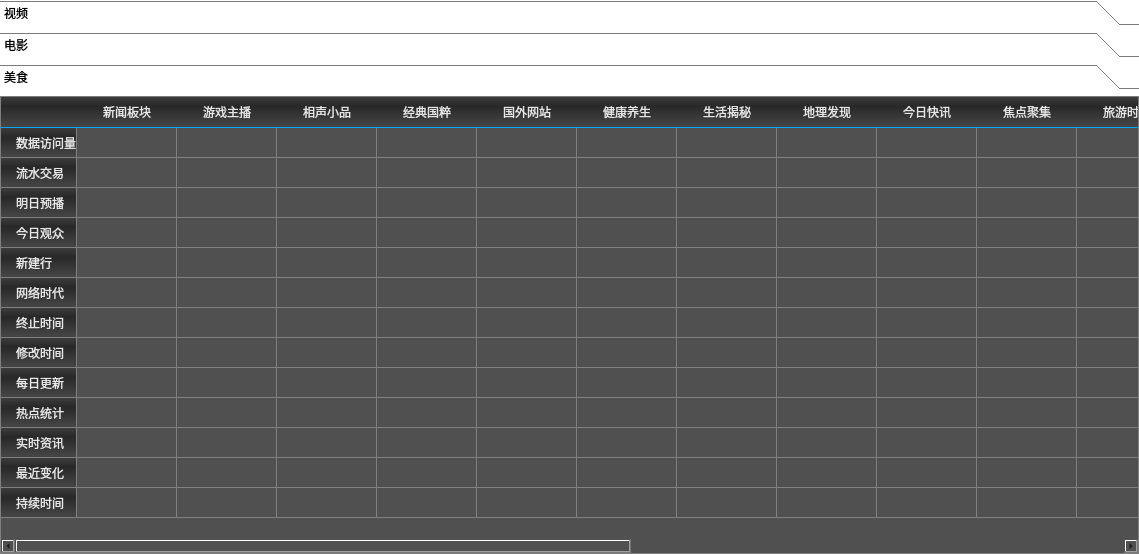
<?xml version="1.0" encoding="UTF-8"?>
<ui version="4.0">
 <class>CusVideoWidget</class>
 <widget class="QWidget" name="CusVideoWidget">
  <property name="geometry">
   <rect>
    <x>0</x>
    <y>0</y>
    <width>1139</width>
    <height>554</height>
   </rect>
  </property>
  <property name="windowTitle">
   <string>Form</string>
  </property>
  <property name="styleSheet">
   <string notr="true">background-color:transparent;</string>
  </property>
  <layout class="QVBoxLayout" name="verticalLayout">
   <property name="spacing">
    <number>0</number>
   </property>
   <property name="leftMargin">
    <number>0</number>
   </property>
   <property name="topMargin">
    <number>0</number>
   </property>
   <property name="rightMargin">
    <number>0</number>
   </property>
   <property name="bottomMargin">
    <number>0</number>
   </property>
   <item>
    <widget class="QToolBox" name="toolBox">
     <property name="styleSheet">
      <string notr="true">/*通过icon-size来撑大item的高度*/
QToolBox{
background-color:rgb(80, 80, 80);/*背景色-空隙颜色*/
border:1px solid rgb(128, 128, 128);
border-top-left-radius:16px 24px;
}
QToolBox&gt;QWidget&gt;QWidget&gt;QWidget{/*tab页*/
background-color: rgb(80, 80, 80);
}
QToolBox&gt;QAbstractButton{/*标题栏*/
min-height:30px;
}
QToolBox::tab{
color: rgb(230, 230, 230);
padding-left:30px;
border-top-left-radius:16px 24px;
border-top:1px solid rgb(128, 128, 128);
border-left:1px solid rgb(128, 128, 128);
background-color: qlineargradient(spread:pad, x1:1, y1:0, x2:1, y2:1, stop:0 rgba(60, 60, 60, 255), stop:0.238636 rgba(40, 40, 40, 255), stop:0.909091 rgba(87, 87, 87, 255));
}
QToolBox::tab:first{
border-top:0;
border-left:0;
}
QToolBox::tab:hover{
color:black;
background-color: qlineargradient(spread:pad, x1:1, y1:0, x2:1, y2:1, stop:0 rgba(255, 177, 21, 255), stop:0.295455 rgba(245, 163, 0, 255), stop:0.909091 rgba(255, 201, 93, 255));
}
QToolBox::tab:selected{
color:rgb(255, 170, 0);
border-bottom:1px solid rgb(0, 170, 255);
}
QToolBox::tab:selected:hover{
color:black;
}
</string>
     </property>
     <property name="currentIndex">
      <number>2</number>
     </property>
     <widget class="QWidget" name="page">
      <property name="geometry">
       <rect>
        <x>0</x>
        <y>0</y>
        <width>1137</width>
        <height>444</height>
       </rect>
      </property>
      <attribute name="label">
       <string>视频</string>
      </attribute>
      <layout class="QGridLayout" name="gridLayout">
       <property name="leftMargin">
        <number>0</number>
       </property>
       <property name="topMargin">
        <number>0</number>
       </property>
       <property name="rightMargin">
        <number>0</number>
       </property>
       <property name="bottomMargin">
        <number>0</number>
       </property>
       <property name="spacing">
        <number>0</number>
       </property>
       <item row="0" column="0">
        <widget class="QTableWidget" name="tableWidget_2">
         <property name="styleSheet">
          <string notr="true">QHeaderView{
font: 15px &quot;宋体&quot;;
color:rgb(230, 230, 230);
background-color: rgb(80, 80, 80);
}
QHeaderView::section:horizontal{/*横表头*/
min-height:30px;
border:0;
border-bottom:1px solid rgb(0, 170, 255);
background-color: qlineargradient(spread:pad, x1:1, y1:0, x2:1, y2:1, stop:0 rgba(60, 60, 60, 255), stop:0.301136 rgba(40, 40, 40, 255), stop:0.909091 rgba(68, 68, 68, 255));
}
QHeaderView::section:vertical{/*竖表头*/
min-width:60px;
padding-left:15px;
border:1px solid rgb(128, 128, 128);
border-top:0;
border-left:0;
background-color: qlineargradient(spread:pad, x1:1, y1:0, x2:1, y2:1, stop:0 rgba(60, 60, 60, 255), stop:0.301136 rgba(40, 40, 40, 255), stop:0.909091 rgba(68, 68, 68, 255));
}
QHeaderView::section{
font: 15px &quot;宋体&quot;;
}
QHeaderView::section:hover{
color:black;
background-color: qlineargradient(spread:pad, x1:1, y1:0, x2:1, y2:1, stop:0 rgba(255, 177, 21, 255), stop:0.335227 rgba(245, 163, 0, 255), stop:0.909091 rgba(255, 192, 66, 255));
}
QHeaderView::section:checked{/*不取消高亮*/
font: 15px &quot;宋体&quot;;
color: rgb(255, 170, 0);
}
QHeaderView::section:selected{
font: 15px &quot;宋体&quot;;
color: rgb(255, 170, 0);
}
QHeaderView::section:checked:hover{
color: rgb(230, 230, 230);
}
QHeaderView::section:first{/*表头第一个位置*/
}
QHeaderView::down-arrow{/*图标用来排序的*/
}
QHeaderView::up-arrow{
}
/*表格*/
QTableWidget{/*对齐方式代码设置*/
border:1px solid rgb(128, 128, 128);
gridline-color: rgb(128, 128, 128);/*网格线颜色*/
background-color: rgb(80, 80, 80);
}
QTableWidget QTableCornerButton::section{/*表头左上*/
border:0;
border-bottom:1px solid rgb(0, 170, 255);
background-color: qlineargradient(spread:pad, x1:1, y1:0, x2:1, y2:1, stop:0 rgba(60, 60, 60, 255), stop:0.301136 rgba(40, 40, 40, 255), stop:0.909091 rgba(68, 68, 68, 255));
}
QTableWidget::item{/*表内容*/
font: 15px &quot;宋体&quot;;
color: rgb(230, 230, 230);
background-color: rgb(80, 80, 80);
}
QTableWidget::item:selected{
color:black;
background-color: rgb(255, 170, 0);
}
QTableWidget::indicator{
width: 20px;
height: 20px;
}
QTableWidget::indicator:enabled:checked{
image: ;
}
QTableWidget::indicator:enabled:unchecked{
image: ;
}
</string>
         </property>
         <row>
          <property name="text">
           <string>数据访问量</string>
          </property>
         </row>
         <row>
          <property name="text">
           <string>流水交易</string>
          </property>
         </row>
         <row>
          <property name="text">
           <string>明日预播</string>
          </property>
         </row>
         <row>
          <property name="text">
           <string>今日观众</string>
          </property>
         </row>
         <row>
          <property name="text">
           <string>新建行</string>
          </property>
         </row>
         <row>
          <property name="text">
           <string>网络时代</string>
          </property>
         </row>
         <row>
          <property name="text">
           <string>终止时间</string>
          </property>
         </row>
         <row>
          <property name="text">
           <string>修改时间</string>
          </property>
         </row>
         <row>
          <property name="text">
           <string>每日更新</string>
          </property>
         </row>
         <row>
          <property name="text">
           <string>热点统计</string>
          </property>
         </row>
         <row>
          <property name="text">
           <string>实时资讯</string>
          </property>
         </row>
         <row>
          <property name="text">
           <string>最近变化</string>
          </property>
         </row>
         <row>
          <property name="text">
           <string>持续时间</string>
          </property>
         </row>
         <column>
          <property name="text">
           <string>新闻板块</string>
          </property>
         </column>
         <column>
          <property name="text">
           <string>游戏主播</string>
          </property>
         </column>
         <column>
          <property name="text">
           <string>相声小品</string>
          </property>
         </column>
         <column>
          <property name="text">
           <string>经典国粹</string>
          </property>
         </column>
         <column>
          <property name="text">
           <string>国外网站</string>
          </property>
         </column>
         <column>
          <property name="text">
           <string>健康养生</string>
          </property>
         </column>
         <column>
          <property name="text">
           <string>生活揭秘</string>
          </property>
         </column>
         <column>
          <property name="text">
           <string>地理发现</string>
          </property>
         </column>
         <column>
          <property name="text">
           <string>今日快讯</string>
          </property>
         </column>
         <column>
          <property name="text">
           <string>焦点聚集</string>
          </property>
         </column>
         <column>
          <property name="text">
           <string>旅游时刻</string>
          </property>
         </column>
         <column>
          <property name="text">
           <string>外国风情</string>
          </property>
         </column>
         <column>
          <property name="text">
           <string>报纸板块</string>
          </property>
         </column>
         <column>
          <property name="text">
           <string>建党百年</string>
          </property>
         </column>
         <column>
          <property name="text">
           <string>经典影视</string>
          </property>
         </column>
         <column>
          <property name="text">
           <string>儿童动漫</string>
          </property>
         </column>
         <column>
          <property name="text">
           <string>娱乐板块</string>
          </property>
         </column>
         <column>
          <property name="text">
           <string>游戏板块</string>
          </property>
         </column>
        </widget>
       </item>
      </layout>
     </widget>
     <widget class="QWidget" name="page_2">
      <property name="geometry">
       <rect>
        <x>0</x>
        <y>0</y>
        <width>1137</width>
        <height>444</height>
       </rect>
      </property>
      <attribute name="label">
       <string>电影</string>
      </attribute>
      <layout class="QGridLayout" name="gridLayout_2">
       <property name="leftMargin">
        <number>0</number>
       </property>
       <property name="topMargin">
        <number>0</number>
       </property>
       <property name="rightMargin">
        <number>0</number>
       </property>
       <property name="bottomMargin">
        <number>0</number>
       </property>
       <property name="spacing">
        <number>0</number>
       </property>
       <item row="0" column="0">
        <widget class="QTableWidget" name="tableWidget_3">
         <property name="styleSheet">
          <string notr="true">QHeaderView{
font: 15px &quot;宋体&quot;;
color:rgb(230, 230, 230);
background-color: rgb(80, 80, 80);
}
QHeaderView::section:horizontal{/*横表头*/
min-height:30px;
border:0;
border-bottom:1px solid rgb(0, 170, 255);
background-color: qlineargradient(spread:pad, x1:1, y1:0, x2:1, y2:1, stop:0 rgba(60, 60, 60, 255), stop:0.301136 rgba(40, 40, 40, 255), stop:0.909091 rgba(68, 68, 68, 255));
}
QHeaderView::section:vertical{/*竖表头*/
min-width:60px;
padding-left:15px;
border:1px solid rgb(128, 128, 128);
border-top:0;
border-left:0;
background-color: qlineargradient(spread:pad, x1:1, y1:0, x2:1, y2:1, stop:0 rgba(60, 60, 60, 255), stop:0.301136 rgba(40, 40, 40, 255), stop:0.909091 rgba(68, 68, 68, 255));
}
QHeaderView::section{
font: 15px &quot;宋体&quot;;
}
QHeaderView::section:hover{
color:black;
background-color: qlineargradient(spread:pad, x1:1, y1:0, x2:1, y2:1, stop:0 rgba(255, 177, 21, 255), stop:0.335227 rgba(245, 163, 0, 255), stop:0.909091 rgba(255, 192, 66, 255));
}
QHeaderView::section:checked{/*不取消高亮*/
font: 15px &quot;宋体&quot;;
color: rgb(255, 170, 0);
}
QHeaderView::section:selected{
font: 15px &quot;宋体&quot;;
color: rgb(255, 170, 0);
}
QHeaderView::section:checked:hover{
color: rgb(230, 230, 230);
}
QHeaderView::section:first{/*表头第一个位置*/
}
QHeaderView::down-arrow{/*图标用来排序的*/
}
QHeaderView::up-arrow{
}
/*表格*/
QTableWidget{/*对齐方式代码设置*/
border:1px solid rgb(128, 128, 128);
gridline-color: rgb(128, 128, 128);/*网格线颜色*/
background-color: rgb(80, 80, 80);
}
QTableWidget QTableCornerButton::section{/*表头左上*/
border:0;
border-bottom:1px solid rgb(0, 170, 255);
background-color: qlineargradient(spread:pad, x1:1, y1:0, x2:1, y2:1, stop:0 rgba(60, 60, 60, 255), stop:0.301136 rgba(40, 40, 40, 255), stop:0.909091 rgba(68, 68, 68, 255));
}
QTableWidget::item{/*表内容*/
font: 15px &quot;宋体&quot;;
color: rgb(230, 230, 230);
background-color: rgb(80, 80, 80);
}
QTableWidget::item:selected{
color:black;
background-color: rgb(255, 170, 0);
}
QTableWidget::indicator{
width: 20px;
height: 20px;
}
QTableWidget::indicator:enabled:checked{
image: ;
}
QTableWidget::indicator:enabled:unchecked{
image: ;
}
</string>
         </property>
         <row>
          <property name="text">
           <string>数据访问量</string>
          </property>
         </row>
         <row>
          <property name="text">
           <string>流水交易</string>
          </property>
         </row>
         <row>
          <property name="text">
           <string>明日预播</string>
          </property>
         </row>
         <row>
          <property name="text">
           <string>今日观众</string>
          </property>
         </row>
         <row>
          <property name="text">
           <string>新建行</string>
          </property>
         </row>
         <row>
          <property name="text">
           <string>网络时代</string>
          </property>
         </row>
         <row>
          <property name="text">
           <string>终止时间</string>
          </property>
         </row>
         <row>
          <property name="text">
           <string>修改时间</string>
          </property>
         </row>
         <row>
          <property name="text">
           <string>每日更新</string>
          </property>
         </row>
         <row>
          <property name="text">
           <string>热点统计</string>
          </property>
         </row>
         <row>
          <property name="text">
           <string>实时资讯</string>
          </property>
         </row>
         <row>
          <property name="text">
           <string>最近变化</string>
          </property>
         </row>
         <row>
          <property name="text">
           <string>持续时间</string>
          </property>
         </row>
         <column>
          <property name="text">
           <string>新闻板块</string>
          </property>
         </column>
         <column>
          <property name="text">
           <string>游戏主播</string>
          </property>
         </column>
         <column>
          <property name="text">
           <string>相声小品</string>
          </property>
         </column>
         <column>
          <property name="text">
           <string>经典国粹</string>
          </property>
         </column>
         <column>
          <property name="text">
           <string>国外网站</string>
          </property>
         </column>
         <column>
          <property name="text">
           <string>健康养生</string>
          </property>
         </column>
         <column>
          <property name="text">
           <string>生活揭秘</string>
          </property>
         </column>
         <column>
          <property name="text">
           <string>地理发现</string>
          </property>
         </column>
         <column>
          <property name="text">
           <string>今日快讯</string>
          </property>
         </column>
         <column>
          <property name="text">
           <string>焦点聚集</string>
          </property>
         </column>
         <column>
          <property name="text">
           <string>旅游时刻</string>
          </property>
         </column>
         <column>
          <property name="text">
           <string>外国风情</string>
          </property>
         </column>
         <column>
          <property name="text">
           <string>报纸板块</string>
          </property>
         </column>
         <column>
          <property name="text">
           <string>建党百年</string>
          </property>
         </column>
         <column>
          <property name="text">
           <string>经典影视</string>
          </property>
         </column>
         <column>
          <property name="text">
           <string>儿童动漫</string>
          </property>
         </column>
         <column>
          <property name="text">
           <string>娱乐板块</string>
          </property>
         </column>
         <column>
          <property name="text">
           <string>游戏板块</string>
          </property>
         </column>
        </widget>
       </item>
      </layout>
     </widget>
     <widget class="QWidget" name="page_3">
      <property name="geometry">
       <rect>
        <x>0</x>
        <y>0</y>
        <width>1137</width>
        <height>444</height>
       </rect>
      </property>
      <attribute name="label">
       <string>美食</string>
      </attribute>
      <layout class="QGridLayout" name="gridLayout_3">
       <property name="leftMargin">
        <number>0</number>
       </property>
       <property name="topMargin">
        <number>0</number>
       </property>
       <property name="rightMargin">
        <number>0</number>
       </property>
       <property name="bottomMargin">
        <number>0</number>
       </property>
       <property name="spacing">
        <number>0</number>
       </property>
       <item row="0" column="0">
        <widget class="QTableWidget" name="tableWidget_4">
         <property name="styleSheet">
          <string notr="true">QHeaderView{
font: 15px &quot;宋体&quot;;
color:rgb(230, 230, 230);
background-color: rgb(80, 80, 80);
}
QHeaderView::section:horizontal{/*横表头*/
min-height:30px;
border:0;
border-bottom:1px solid rgb(0, 170, 255);
background-color: qlineargradient(spread:pad, x1:1, y1:0, x2:1, y2:1, stop:0 rgba(60, 60, 60, 255), stop:0.301136 rgba(40, 40, 40, 255), stop:0.909091 rgba(68, 68, 68, 255));
}
QHeaderView::section:vertical{/*竖表头*/
min-width:60px;
padding-left:15px;
border:1px solid rgb(128, 128, 128);
border-top:0;
border-left:0;
background-color: qlineargradient(spread:pad, x1:1, y1:0, x2:1, y2:1, stop:0 rgba(60, 60, 60, 255), stop:0.301136 rgba(40, 40, 40, 255), stop:0.909091 rgba(68, 68, 68, 255));
}
QHeaderView::section{
font: 15px &quot;宋体&quot;;
}
QHeaderView::section:hover{
color:black;
background-color: qlineargradient(spread:pad, x1:1, y1:0, x2:1, y2:1, stop:0 rgba(255, 177, 21, 255), stop:0.335227 rgba(245, 163, 0, 255), stop:0.909091 rgba(255, 192, 66, 255));
}
QHeaderView::section:checked{/*不取消高亮*/
font: 15px &quot;宋体&quot;;
color: rgb(255, 170, 0);
}
QHeaderView::section:selected{
font: 15px &quot;宋体&quot;;
color: rgb(255, 170, 0);
}
QHeaderView::section:checked:hover{
color: rgb(230, 230, 230);
}
QHeaderView::section:first{/*表头第一个位置*/
}
QHeaderView::down-arrow{/*图标用来排序的*/
}
QHeaderView::up-arrow{
}
/*表格*/
QTableWidget{/*对齐方式代码设置*/
border:1px solid rgb(128, 128, 128);
gridline-color: rgb(128, 128, 128);/*网格线颜色*/
background-color: rgb(80, 80, 80);
}
QTableWidget QTableCornerButton::section{/*表头左上*/
border:0;
border-bottom:1px solid rgb(0, 170, 255);
background-color: qlineargradient(spread:pad, x1:1, y1:0, x2:1, y2:1, stop:0 rgba(60, 60, 60, 255), stop:0.301136 rgba(40, 40, 40, 255), stop:0.909091 rgba(68, 68, 68, 255));
}
QTableWidget::item{/*表内容*/
font: 15px &quot;宋体&quot;;
color: rgb(230, 230, 230);
background-color: rgb(80, 80, 80);
}
QTableWidget::item:selected{
color:black;
background-color: rgb(255, 170, 0);
}
QTableWidget::indicator{
width: 20px;
height: 20px;
}
QTableWidget::indicator:enabled:checked{
image: ;
}
QTableWidget::indicator:enabled:unchecked{
image: ;
}
</string>
         </property>
         <row>
          <property name="text">
           <string>数据访问量</string>
          </property>
         </row>
         <row>
          <property name="text">
           <string>流水交易</string>
          </property>
         </row>
         <row>
          <property name="text">
           <string>明日预播</string>
          </property>
         </row>
         <row>
          <property name="text">
           <string>今日观众</string>
          </property>
         </row>
         <row>
          <property name="text">
           <string>新建行</string>
          </property>
         </row>
         <row>
          <property name="text">
           <string>网络时代</string>
          </property>
         </row>
         <row>
          <property name="text">
           <string>终止时间</string>
          </property>
         </row>
         <row>
          <property name="text">
           <string>修改时间</string>
          </property>
         </row>
         <row>
          <property name="text">
           <string>每日更新</string>
          </property>
         </row>
         <row>
          <property name="text">
           <string>热点统计</string>
          </property>
         </row>
         <row>
          <property name="text">
           <string>实时资讯</string>
          </property>
         </row>
         <row>
          <property name="text">
           <string>最近变化</string>
          </property>
         </row>
         <row>
          <property name="text">
           <string>持续时间</string>
          </property>
         </row>
         <column>
          <property name="text">
           <string>新闻板块</string>
          </property>
         </column>
         <column>
          <property name="text">
           <string>游戏主播</string>
          </property>
         </column>
         <column>
          <property name="text">
           <string>相声小品</string>
          </property>
         </column>
         <column>
          <property name="text">
           <string>经典国粹</string>
          </property>
         </column>
         <column>
          <property name="text">
           <string>国外网站</string>
          </property>
         </column>
         <column>
          <property name="text">
           <string>健康养生</string>
          </property>
         </column>
         <column>
          <property name="text">
           <string>生活揭秘</string>
          </property>
         </column>
         <column>
          <property name="text">
           <string>地理发现</string>
          </property>
         </column>
         <column>
          <property name="text">
           <string>今日快讯</string>
          </property>
         </column>
         <column>
          <property name="text">
           <string>焦点聚集</string>
          </property>
         </column>
         <column>
          <property name="text">
           <string>旅游时刻</string>
          </property>
         </column>
         <column>
          <property name="text">
           <string>外国风情</string>
          </property>
         </column>
         <column>
          <property name="text">
           <string>报纸板块</string>
          </property>
         </column>
         <column>
          <property name="text">
           <string>建党百年</string>
          </property>
         </column>
         <column>
          <property name="text">
           <string>经典影视</string>
          </property>
         </column>
         <column>
          <property name="text">
           <string>儿童动漫</string>
          </property>
         </column>
         <column>
          <property name="text">
           <string>娱乐板块</string>
          </property>
         </column>
         <column>
          <property name="text">
           <string>游戏板块</string>
          </property>
         </column>
        </widget>
       </item>
      </layout>
     </widget>
    </widget>
   </item>
  </layout>
 </widget>
 <resources/>
 <connections/>
</ui>
